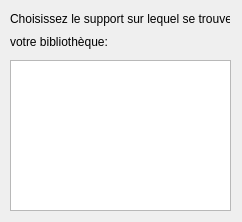
<?xml version="1.0" encoding="UTF-8"?>
<ui version="4.0">
 <class>MainWindow</class>
 <widget class="QMainWindow" name="MainWindow">
  <property name="geometry">
   <rect>
    <x>0</x>
    <y>0</y>
    <width>242</width>
    <height>222</height>
   </rect>
  </property>
  <property name="windowTitle">
   <string>MainWindow</string>
  </property>
  <widget class="QWidget" name="centralwidget">
   <widget class="QWidget" name="layoutWidget">
    <property name="geometry">
     <rect>
      <x>10</x>
      <y>10</y>
      <width>220</width>
      <height>40</height>
     </rect>
    </property>
    <layout class="QVBoxLayout" name="verticalLayout">
     <item>
      <widget class="QLabel" name="label">
       <property name="text">
        <string>Choisissez le support sur lequel se trouve </string>
       </property>
      </widget>
     </item>
     <item>
      <widget class="QLabel" name="label_2">
       <property name="text">
        <string>votre bibliothèque:</string>
       </property>
      </widget>
     </item>
    </layout>
   </widget>
   <widget class="QListView" name="listView">
    <property name="geometry">
     <rect>
      <x>10</x>
      <y>60</y>
      <width>221</width>
      <height>151</height>
     </rect>
    </property>
   </widget>
  </widget>
  <action name="actionred">
   <property name="checkable">
    <bool>true</bool>
   </property>
   <property name="text">
    <string>red</string>
   </property>
  </action>
  <action name="actiongreen">
   <property name="checkable">
    <bool>true</bool>
   </property>
   <property name="text">
    <string>green</string>
   </property>
  </action>
  <action name="actionblue">
   <property name="checkable">
    <bool>true</bool>
   </property>
   <property name="text">
    <string>blue</string>
   </property>
  </action>
  <action name="actionlightest">
   <property name="checkable">
    <bool>true</bool>
   </property>
   <property name="text">
    <string>lightest</string>
   </property>
  </action>
  <action name="actiondarkest">
   <property name="checkable">
    <bool>true</bool>
   </property>
   <property name="text">
    <string>darkest</string>
   </property>
  </action>
  <action name="actionCrop">
   <property name="checkable">
    <bool>true</bool>
   </property>
   <property name="text">
    <string>Crop</string>
   </property>
  </action>
  <action name="actionResize">
   <property name="checkable">
    <bool>true</bool>
   </property>
   <property name="text">
    <string>Resize</string>
   </property>
  </action>
 </widget>
 <resources/>
 <connections/>
</ui>
